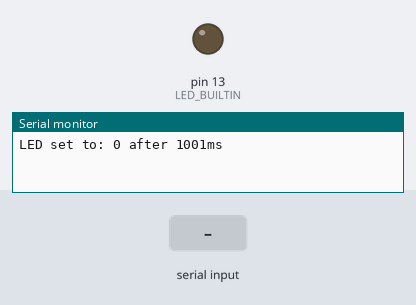
The sketch below on a simulated Arduino Nano, built with avr-gcc and run on an emulated ATmega328P. On the bench: output pins drawn as LEDs (lit = HIGH), the last lines printed to the serial monitor. Dashed ring = blinking. The test bench sets the inputs (shaded band).

Above: at 1.3 s.
1.4 s: "90,45\n" received over Serial
4.4 s: byte 10 ('\n') received over Serial
At 5.1 s:
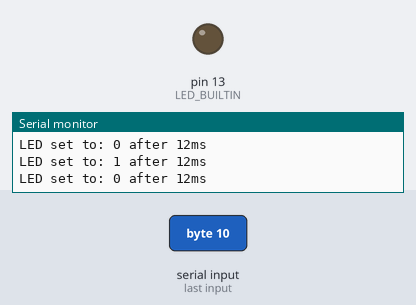
5.9 s: "30,150\n" received over Serial
At 6.2 s:
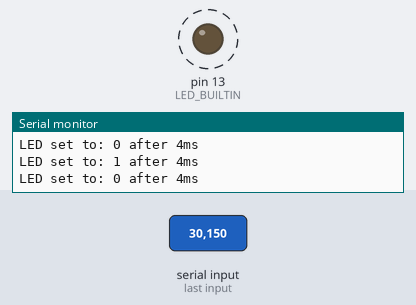
8.9 s: "5\n" received over Serial
At 9.25 s:
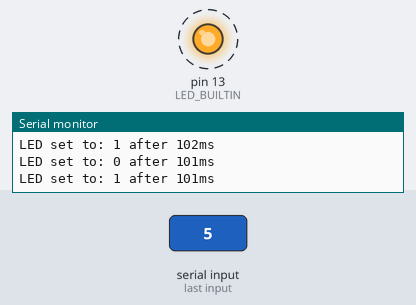
Timing chart, 0 to 12.9 s (numbered marks = the images above; inputs shaded):
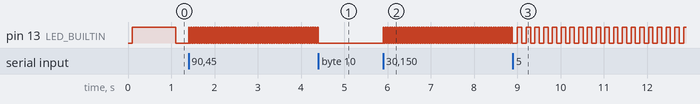

The sketch:

main.ino
```cpp
/**************************************************************************
Name: Stewart Schuler
Class: GMU ECE508 Internet of Things, Spring 2024
Hardware: Arduino Nano 33 IoT and eceNano33IoT-ESP32C3_v02 PCB
Assignment: HW Week 2 - Arduino Programing (Dynamic LED blinking and Serial interface)
Description: Using the serial input to write controlable LED blink frequencies to the
either the Nano 33 IoT of ESP32-C3
Issues: None
**************************************************************************/

unsigned long prev_mil_sec, curr_mil_sec;
int led_value;
float cmd;

// Buffers for sprintf format prints
char ack_buffer[256];
char led_change_buffer[256];

void setup() {
  pinMode(LED_BUILTIN, OUTPUT );
  Serial.begin(9600); delay(100);

  cmd = 0.5;
  led_value = 1;
  digitalWrite(LED_BUILTIN, led_value );
  prev_mil_sec = millis();

  return;
}

void loop() {

  parse_serial_command();

  curr_mil_sec = millis();
  if( (curr_mil_sec-prev_mil_sec) > ( (1000/2)/cmd)){
    led_value = !led_value;
    digitalWrite( LED_BUILTIN, led_value );
    sprintf( led_change_buffer, "LED set to: %d after %lums", led_value, curr_mil_sec - prev_mil_sec);
    Serial.println( led_change_buffer );
    prev_mil_sec = millis();
  }

}

void parse_serial_command( void ){

  while( Serial.available() ){
    cmd = Serial.parseFloat();
    if( Serial.read() == '\n' ){
      sprintf( ack_buffer, "Received Command for LED_BUILTIN set to: %.2fHz", cmd );
      Serial.println( ack_buffer );
      break;
    }
  }

  return;
}
```

Measured:
- after the input at 4.4 s, pin 13 (LED_BUILTIN): stops changing and stays LOW
- after the input at 5.9 s, pin 13 (LED_BUILTIN): alternates HIGH for 0.03 s and LOW for 0.03 s, starting at once
- after the input at 8.9 s, pin 13 (LED_BUILTIN): alternates HIGH for 0.10 s and LOW for 0.10 s, starting after 0.10 s
- by itself, pin 13 (LED_BUILTIN): alternates HIGH for 0.03 s and LOW for 0.03 s
